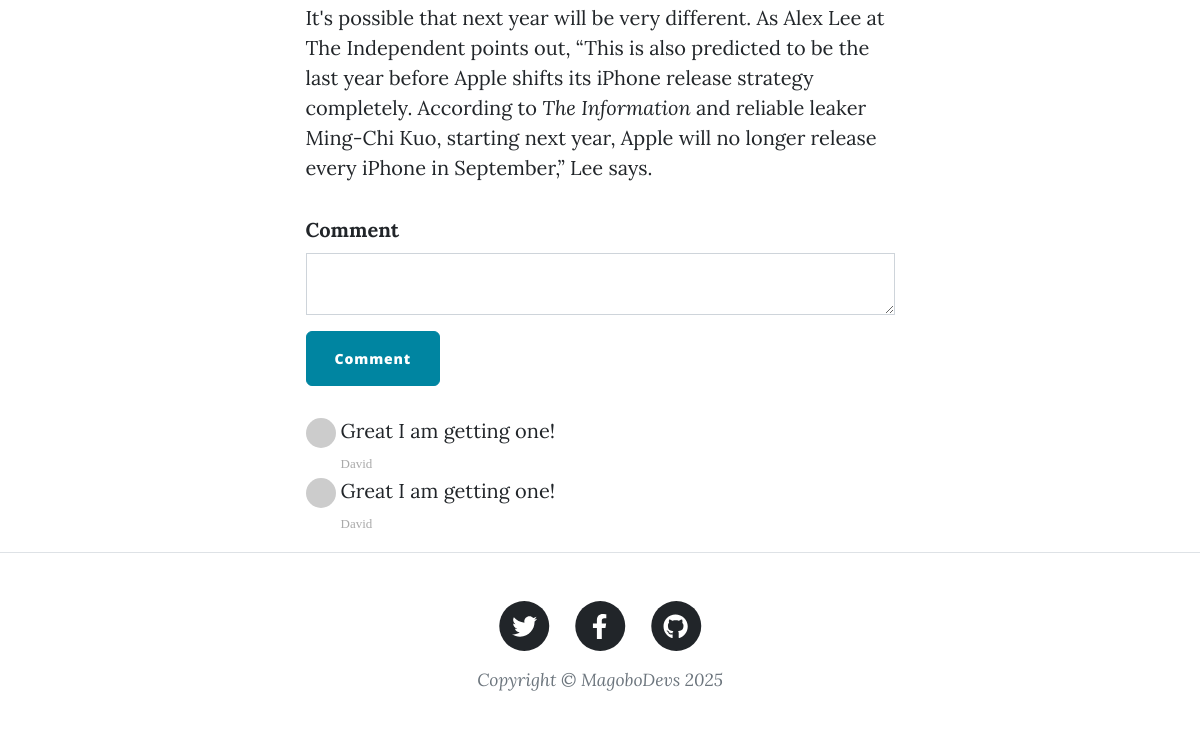
/post/1 (lower part), run on an earlier commit of the app's database.
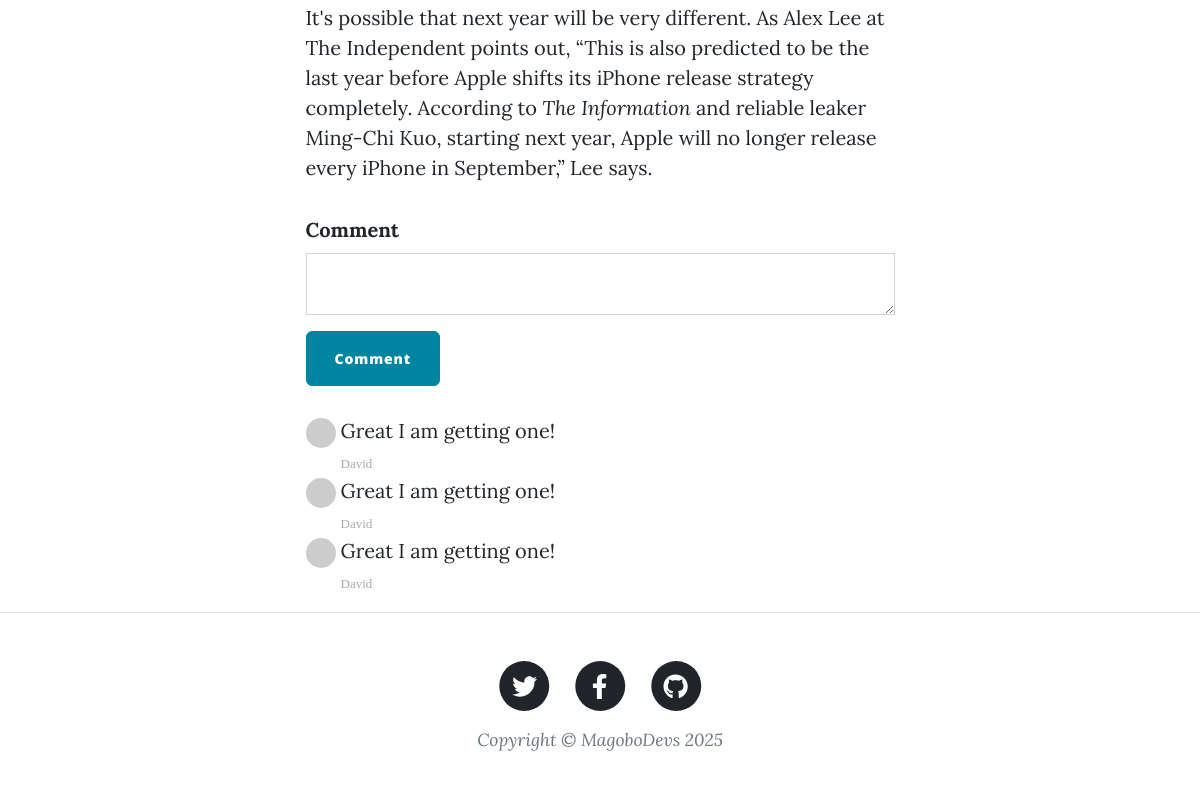
And on a later commit of the database.
### main.py (models this page shows)
class Comment(db.Model):
    __tablename__ = "comments"
    id: Mapped[int] = mapped_column(Integer, primary_key=True)
    author_id: Mapped[int] = mapped_column(Integer, db.ForeignKey("users.id"))
    comment_author = relationship("User", back_populates="comments")
    post_id: Mapped[str] = mapped_column(Integer, db.ForeignKey("blog_posts.id"))
    parent_post = relationship("BlogPost", back_populates="comments")
    text: Mapped[str] = mapped_column(Text, nullable=False)

class User(db.Model):
    __tablename__ = "users"
    id: Mapped[int] = mapped_column(Integer, primary_key=True)
    email: Mapped[str] = mapped_column(String(250), unique=True, nullable=False)
    name: Mapped[str] = mapped_column(String(250), nullable=False)
    password: Mapped[str] = mapped_column(String(250), nullable=False)
    posts = relationship("BlogPost", back_populates="author")
    comments = relationship("Comment", back_populates="comment_author")

### main.py (the view, shortened to what this page needs)
@app.route("/post/<int:post_id>", methods=["GET", "POST"])
def show_post(post_id):
    requested_post = db.get_or_404(BlogPost, post_id)
    gravatar = Gravatar(app,
                    size=100,
                    rating='g',
                    default='retro',
                    force_default=False,
                    force_lower=False,
                    use_ssl=False,
                    base_url=None)
    comment_form = CommentForm()
    return render_template("post.html", post=requested_post, current_user=current_user, form=comment_form, gravatar=gravatar)

### forms.py
class CommentForm(FlaskForm):
    comment_text  = CKEditorField("Comment", validators=[DataRequired()])
    submit = SubmitField("Comment")

### templates/post.html (shortened to what this page needs)
{% include "header.html" %}
{% from "bootstrap5/form.html" import render_form %}
<article>
  <div class="container px-4 px-lg-5">
    <div class="row gx-4 gx-lg-5 justify-content-center">
      <div class="col-md-10 col-lg-8 col-xl-7">
        {{ post.body|safe }}
         {{ render_form(form, novalidate=True, button_map={"submit": "primary"}) }}
        <div class="comment">
          <ul class="commentList">
            <li>
              {% for comment in post.comments: %}
              <div class="commenterImage">
                <img src="{{ comment.comment_author.email | gravatar }}">
              </div>
              <div class="commentText">
                 {{comment.text|safe}}
                <span class="sub-text">{{comment.comment_author.name}}</span>
              </div>
            </li>
            {% endfor %}
          </ul>
        </div>
      </div>
    </div>
  </div>
</article>
{% include "footer.html" %}

What changed in the data, as far as the page shows it:
added Comment: text "Great I am getting one!", comment_author.name "David"
